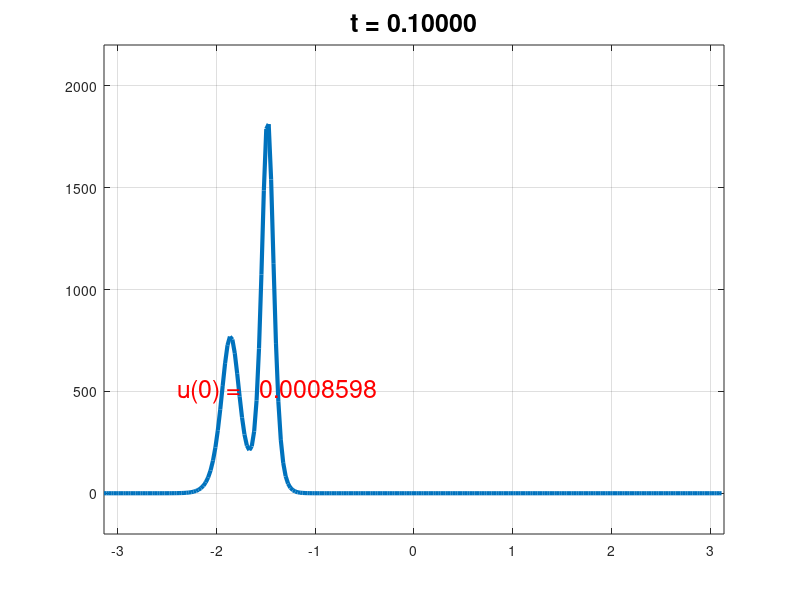

MATLAB code to generate this figure:
% kdv.m - Solve KdV equation by Fourier spectral/ETDRK4 scheme
% [redacted]
%
% This code solves the Korteweg-de Vries eq. u_t+uu_x+u_xxx=0
% with periodic BCs on [-pi,pi].  The numerical method is Fourier
% spectral in space and unusually accurate in time: the 4th-order
% ETDRK4 scheme of Cox and Matthews.  See Cox and Matthews,
% "Exponential time differencing for stiff systems," J. Comp. Phys.
% [redacted]
% [redacted]

% Set up grid and two-soliton initial data:
  N = 256; x = (2*pi/N)*(-N/2:N/2-1)';
  A = 25; B = 16;
  u = 3*A^2*sech(.5*(A*(x+2))).^2+3*B^2*sech(.5*(B*(x+1))).^2;
  %u = 2*A^2*sech(.1*(A*(x+2))).^2;           % alternative initial data
  p = plot(x,u,'linewidth',3);
  axis([-pi pi -200 2200]), grid on

% Precompute ETDRK4 scalar quantities (Kassam-Trefethen):
  h = 2e-6;                            % time step
  k = [0:N/2-1 0 -N/2+1:-1]';          % wave numbers
  L = 1i*k.^3;                         % Fourier multipliers
  E = exp(h*L); E2 = exp(h*L/2);
  M = 64;                              % no. pts for complex means
  r = exp(2i*pi*((1:M)-0.5)/M);        % roots of unity
  LR = h*L(:,ones(M,1))+r(ones(N,1),:);
  Q  = h*mean(                  (exp(LR/2)-1)./LR   ,2);
  f1 = h*mean((-4-LR+exp(LR).*(4-3*LR+LR.^2))./LR.^3,2);
  f2 = h*mean(    (4+2*LR+exp(LR).*(-4+2*LR))./LR.^3,2);
  f3 = h*mean((-4-3*LR-LR.^2+exp(LR).*(4-LR))./LR.^3,2);
  g = -.5i*k;

% Time-stepping by ETDRK4 formula (Cox-Matthews):
  disp('press <return> to begin'), pause   % wait for user input
  t = 0; step = 0; v = fft(u);
  while t+h/2 < 0.1
    step = step+1;
    t = t+h;
    Nv = g.*fft(real(ifft(v)).^2);
    a = E2.*v+Q.*Nv;        Na = g.*fft(real(ifft(a)).^2);
    b = E2.*v+Q.*Na;        Nb = g.*fft(real(ifft(b)).^2);
    c = E2.*a+Q.*(2*Nb-Nv); Nc = g.*fft(real(ifft(c)).^2);
    v = E.*v+(Nv.*f1+(Na+Nb).*f2+Nc.*f3);
    if mod(step,20)==0
      u = real(ifft(v)); set(p,'ydata',u)
      title(sprintf('t = %7.5f',t),'fontsize',18), drawnow
    end
  end
  text(-2.4,500,sprintf('u(0) = %11.7f',u(N/2+1)),'fontsize',18,'color','r')
